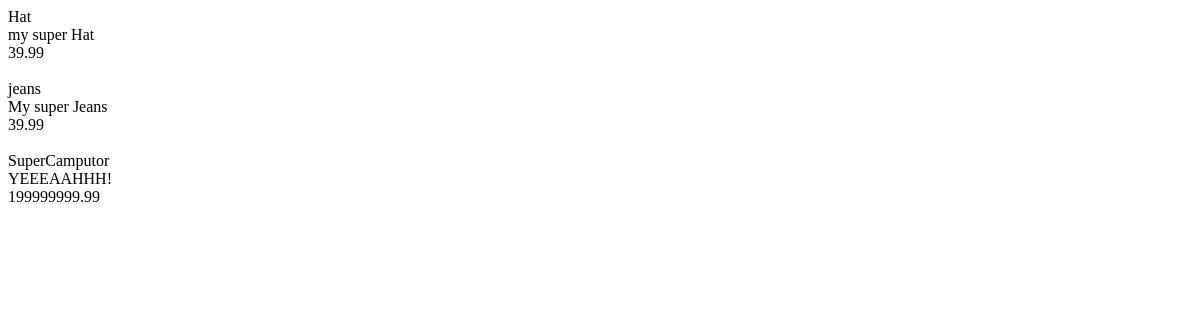
/products/, run on an earlier commit of the app's database.
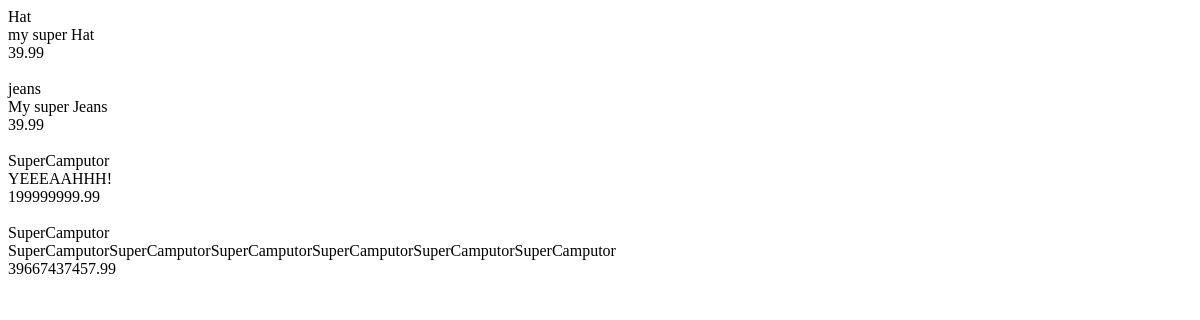
And on a later commit of the database.
### products/models.py (models this page shows, shortened)
class Product(models.Model):  # ProductCategory
    title       = models.CharField(max_length=120)
    slug        = models.SlugField(blank=True, unique=True)
    description = models.TextField()
    price       = models.DecimalField(decimal_places=2, max_digits=20, default=39.99)
    image       = models.ImageField(upload_to=upload_image_path, null=True, blank=True)
    featured    = models.BooleanField(default=False)
    active      = models.BooleanField(default=True)
    objects = ProductManager()

### products/views.py (the view)
# urls.py: path('products/', ProductListView.as_view()),
class ProductListView(ListView):
    template_name = 'products/list.html'
    def get_queryset(self, *args, **kwargs):
        request = self.request
        print(request)
        return Product.objects.all()

### products/models.py (called while the page is built)
    def active(self):
        return self.filter(active=True)

    def get_queryset(self):
        return ProductQuerySet(self.model, using=self._db)

    def all(self):
        return self.get_queryset().active()

### products/templates/products/list.html (shortened to what this page needs)
{% for obj in object_list %}
    {{ obj.title }} <br/>
    {{ obj.description }} <br/>
    {{ obj.price }} <br/>
{% endfor %}

What changed in the data, as far as the page shows it:
added Product: title "SuperCamputor", description "SuperCamputorSuperCamputorSuperCamputorSuperCamputorSuperCamputorSuperCamputor", price "39667437457.99"
